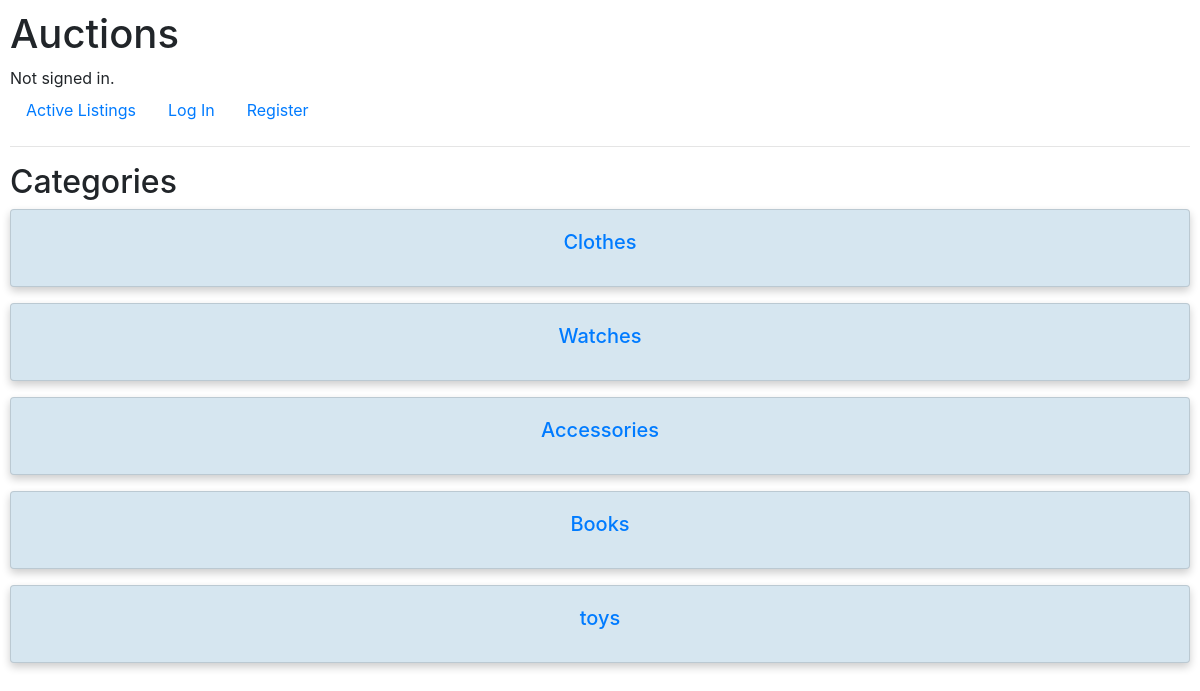
The page /categories on the database its author committed.
### auctions/models.py (models this page shows)
class auction(models.Model):
    user = models.CharField(max_length=64)
    title = models.CharField(max_length=128, null=False)
    description = models.CharField(max_length= 512, null=False)
    bid = models.DecimalField(max_digits=32, decimal_places=2, null=False)
    url = models.URLField(max_length=128)
    category = models.CharField(max_length=64)
    oc = models.BooleanField(default=True)
    winner = models.CharField(max_length=64, null=True)

### auctions/views.py (the view)
# urls.py: path("categories", views.categories, name='categories'),
def categories(request):
    c = auction.objects.all()
    l= []
    for i in c:
        if i.category not in l:
            l.append(i.category)
    return render(request, "auctions/categories.html", {
        "bruh": l
    })

### auctions/templates/auctions/categories.html (shortened to what this page needs)
{% extends "auctions/layout.html" %}
{% block body %}
    <h2>Categories</h2>
    {% for i in bruh %}
    <a href="{% url 'showcat' i %}"><div class="card mb-3" style="text-align: center; background-color: rgb(214, 230, 240);">
        <div class="card-body">
          <h5 class="card-title">{{ i }}</h5>
        </div>
      </div></a>
    {% endfor %}
{% endblock %}

### auctions/static/auctions/styles.css (style rules this page uses)
body { padding: 10px; }
.card { box-shadow: 0 4px 8px 0 rgba(0,0,0,0.2); transition: 0.3s; }

### rows shown on the page
auction: bruh "Clothes"
auction: bruh "Watches"
auction: bruh "Accessories"
auction: bruh "Books"
auction: bruh "toys"
